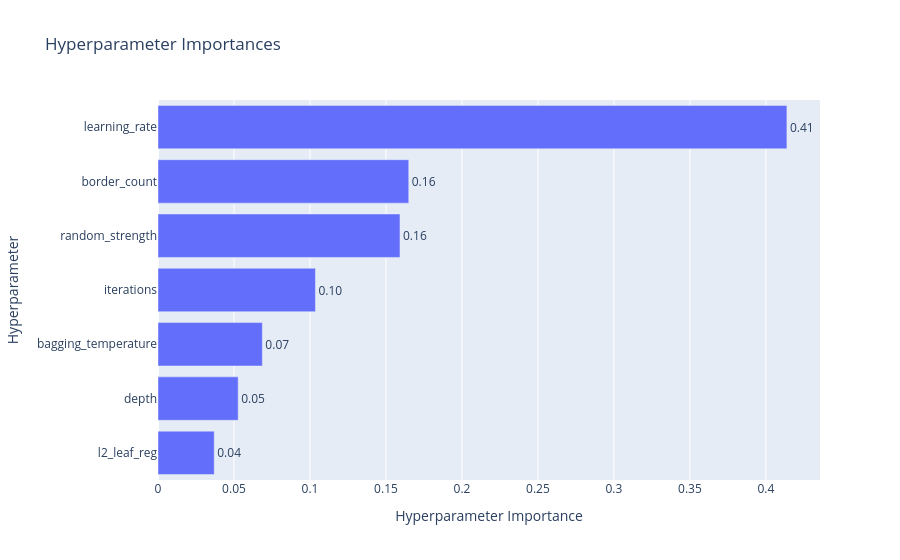

The code cell stored with this chart in its notebook:
### Code cell
plot_param_importances(study)

### Figure 1 — Plotly figure (JSON) as saved in the notebook; plotly's stock layout.template omitted (floating-point values rounded to 4 significant figures)
{"data": [{"cliponaxis": false, "hovertemplate": ["l2_leaf_reg (FloatDistribution): 0.03700533199174059<extra></extra>", "depth (IntDistribution): 0.05275726709081101<extra></extra>", "bagging_temperature (FloatDistribution): 0.06865157016334339<extra></extra>", "iterations (IntDistribution): 0.10359084400665527<extra></extra>", "random_strength (FloatDistribution): 0.15921773018386867<extra></extra>", "border_count (IntDistribution): 0.16498193661574673<extra></extra>", "learning_rate (FloatDistribution): 0.4137953199478345<extra></extra>"], "name": "Objective Value", "orientation": "h", "text": ["0.04", "0.05", "0.07", "0.10", "0.16", "0.16", "0.41"], "textposition": "outside", "type": "bar", "x": [0.03701, 0.05276, 0.06865, 0.1036, 0.1592, 0.165, 0.4138], "y": ["l2_leaf_reg", "depth", "bagging_temperature", "iterations", "random_strength", "border_count", "learning_rate"]}], "layout": {"title": {"text": "Hyperparameter Importances"}, "xaxis": {"title": {"text": "Hyperparameter Importance"}}, "yaxis": {"title": {"text": "Hyperparameter"}}}}
